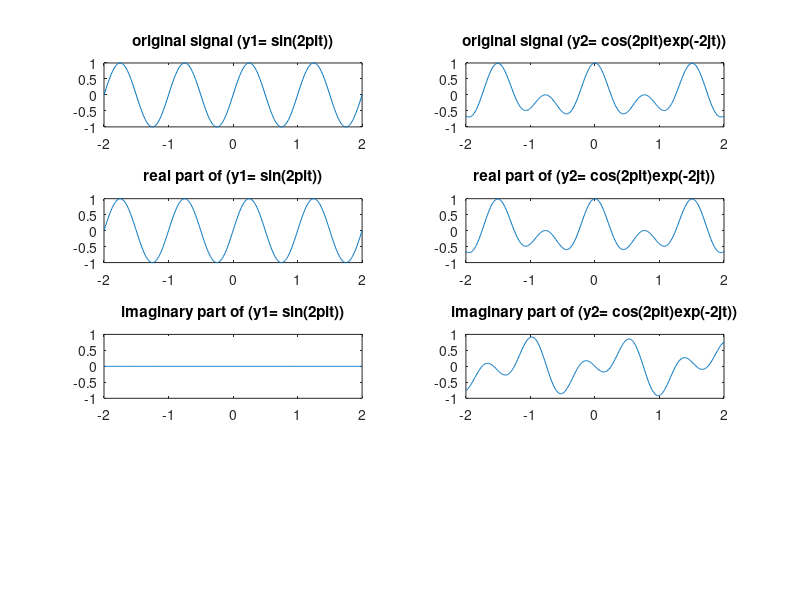

The MATLAB script that drew this image:
clc;
clear;
t=-2:0.01:2;
y1=sin(2*pi*t);
y2=cos(2*pi*t).*exp(-2*j*t);
subplot(4,2,1);
plot(t,y1);
title("original signal (y1= sin(2pit))");
subplot(4,2,2);
plot(t,y2);
title("original signal (y2= cos(2pit)exp(-2jt))");
subplot(4,2,3);
plot(t,real(y1));
title("real part of (y1= sin(2pit))");
subplot(4,2,4);
plot(t,real(y2));
title("real part of (y2= cos(2pit)exp(-2jt))");
subplot(4,2,5);
plot(t,imag(y1));
title("imaginary part of (y1= sin(2pit))");
subplot(4,2,6);
plot(t,imag(y2));
title("imaginary part of (y2= cos(2pit)exp(-2jt))");
